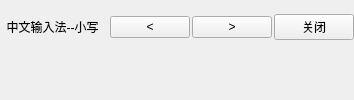
       <widget class="QWidget" name="widgetTop" native="true">
        <property name="styleSheet">
         <string notr="true">border-width:0px;</string>
        </property>
        <layout class="QVBoxLayout" name="verticalLayout">
         <property name="spacing">
          <number>6</number>
         </property>
         <property name="leftMargin">
          <number>0</number>
         </property>
         <property name="topMargin">
          <number>0</number>
         </property>
         <property name="rightMargin">
          <number>0</number>
         </property>
         <property name="bottomMargin">
          <number>0</number>
         </property>
         <item>
          <layout class="QHBoxLayout" name="lay1">
           <property name="spacing">
            <number>2</number>
           </property>
           <item>
            <widget class="QLabel" name="lab_Title">
             <property name="sizePolicy">
              <sizepolicy hsizetype="Preferred" vsizetype="Minimum">
               <horstretch>0</horstretch>
               <verstretch>0</verstretch>
              </sizepolicy>
             </property>
             <property name="minimumSize">
              <size>
               <width>0</width>
               <height>25</height>
              </size>
             </property>
             <property name="text">
              <string>  中文输入法--小写</string>
             </property>
            </widget>
           </item>
           <item>
            <widget class="QLabel" name="labPY">
             <property name="sizePolicy">
              <sizepolicy hsizetype="Expanding" vsizetype="Preferred">
               <horstretch>0</horstretch>
               <verstretch>0</verstretch>
              </sizepolicy>
             </property>
             <property name="text">
              <string/>
             </property>
             <property name="alignment">
              <set>Qt::AlignCenter</set>
             </property>
            </widget>
           </item>
           <item>
            <widget class="QPushButton" name="btnPre">
             <property name="focusPolicy">
              <enum>Qt::NoFocus</enum>
             </property>
             <property name="styleSheet">
              <string notr="true"/>
             </property>
             <property name="text">
              <string>&lt;</string>
             </property>
            </widget>
           </item>
           <item>
            <widget class="QPushButton" name="btnNext">
             <property name="focusPolicy">
              <enum>Qt::NoFocus</enum>
             </property>
             <property name="styleSheet">
              <string notr="true"/>
             </property>
             <property name="text">
              <string>&gt;</string>
             </property>
            </widget>
           </item>
           <item>
            <widget class="QPushButton" name="btnClose">
             <property name="focusPolicy">
              <enum>Qt::NoFocus</enum>
             </property>
             <property name="styleSheet">
              <string notr="true"/>
             </property>
             <property name="text">
              <string>关闭</string>
             </property>
            </widget>
           </item>
          </layout>
         </item>
         <item>
          <layout class="QHBoxLayout" name="lay2">
           <property name="spacing">
            <number>0</number>
           </property>
           <item>
            <widget class="QLabel" name="labCh0">
             <property name="sizePolicy">
              <sizepolicy hsizetype="Preferred" vsizetype="Fixed">
               <horstretch>0</horstretch>
               <verstretch>0</verstretch>
              </sizepolicy>
             </property>
             <property name="minimumSize">
              <size>
               <width>0</width>
               <height>25</height>
              </size>
             </property>
             <property name="text">
              <string/>
             </property>
             <property name="alignment">
              <set>Qt::AlignCenter</set>
             </property>
            </widget>
           </item>
           <item>
            <widget class="QLabel" name="labCh1">
             <property name="sizePolicy">
              <sizepolicy hsizetype="Preferred" vsizetype="Fixed">
               <horstretch>0</horstretch>
               <verstretch>0</verstretch>
              </sizepolicy>
             </property>
             <property name="minimumSize">
              <size>
               <width>0</width>
               <height>25</height>
              </size>
             </property>
             <property name="text">
              <string/>
             </property>
             <property name="alignment">
              <set>Qt::AlignCenter</set>
             </property>
            </widget>
           </item>
           <item>
            <widget class="QLabel" name="labCh2">
             <property name="sizePolicy">
              <sizepolicy hsizetype="Preferred" vsizetype="Fixed">
               <horstretch>0</horstretch>
               <verstretch>0</verstretch>
              </sizepolicy>
             </property>
             <property name="minimumSize">
              <size>
               <width>0</width>
               <height>25</height>
              </size>
             </property>
             <property name="text">
              <string/>
             </property>
             <property name="alignment">
              <set>Qt::AlignCenter</set>
             </property>
            </widget>
           </item>
           <item>
            <widget class="QLabel" name="labCh3">
             <property name="sizePolicy">
              <sizepolicy hsizetype="Preferred" vsizetype="Fixed">
               <horstretch>0</horstretch>
               <verstretch>0</verstretch>
              </sizepolicy>
             </property>
             <property name="minimumSize">
              <size>
               <width>0</width>
               <height>25</height>
              </size>
             </property>
             <property name="text">
              <string/>
             </property>
             <property name="alignment">
              <set>Qt::AlignCenter</set>
             </property>
            </widget>
           </item>
           <item>
            <widget class="QLabel" name="labCh4">
             <property name="sizePolicy">
              <sizepolicy hsizetype="Preferred" vsizetype="Fixed">
               <horstretch>0</horstretch>
               <verstretch>0</verstretch>
              </sizepolicy>
             </property>
             <property name="minimumSize">
              <size>
               <width>0</width>
               <height>25</height>
              </size>
             </property>
             <property name="text">
              <string/>
             </property>
             <property name="alignment">
              <set>Qt::AlignCenter</set>
             </property>
            </widget>
           </item>
           <item>
            <widget class="QLabel" name="labCh5">
             <property name="sizePolicy">
              <sizepolicy hsizetype="Preferred" vsizetype="Fixed">
               <horstretch>0</horstretch>
               <verstretch>0</verstretch>
              </sizepolicy>
             </property>
             <property name="minimumSize">
              <size>
               <width>0</width>
               <height>25</height>
              </size>
             </property>
             <property name="text">
              <string/>
             </property>
             <property name="alignment">
              <set>Qt::AlignCenter</set>
             </property>
            </widget>
           </item>
           <item>
            <widget class="QLabel" name="labCh6">
             <property name="sizePolicy">
              <sizepolicy hsizetype="Preferred" vsizetype="Fixed">
               <horstretch>0</horstretch>
               <verstretch>0</verstretch>
              </sizepolicy>
             </property>
             <property name="minimumSize">
              <size>
               <width>0</width>
               <height>25</height>
              </size>
             </property>
             <property name="text">
              <string/>
             </property>
             <property name="alignment">
              <set>Qt::AlignCenter</set>
             </property>
            </widget>
           </item>
           <item>
            <widget class="QLabel" name="labCh7">
             <property name="sizePolicy">
              <sizepolicy hsizetype="Preferred" vsizetype="Fixed">
               <horstretch>0</horstretch>
               <verstretch>0</verstretch>
              </sizepolicy>
             </property>
             <property name="minimumSize">
              <size>
               <width>0</width>
               <height>25</height>
              </size>
             </property>
             <property name="text">
              <string/>
             </property>
             <property name="alignment">
              <set>Qt::AlignCenter</set>
             </property>
            </widget>
           </item>
           <item>
            <widget class="QLabel" name="labCh8">
             <property name="sizePolicy">
              <sizepolicy hsizetype="Preferred" vsizetype="Fixed">
               <horstretch>0</horstretch>
               <verstretch>0</verstretch>
              </sizepolicy>
             </property>
             <property name="minimumSize">
              <size>
               <width>0</width>
               <height>25</height>
              </size>
             </property>
             <property name="text">
              <string/>
             </property>
             <property name="alignment">
              <set>Qt::AlignCenter</set>
             </property>
            </widget>
           </item>
           <item>
            <widget class="QLabel" name="labCh9">
             <property name="sizePolicy">
              <sizepolicy hsizetype="Preferred" vsizetype="Fixed">
               <horstretch>0</horstretch>
               <verstretch>0</verstretch>
              </sizepolicy>
             </property>
             <property name="minimumSize">
              <size>
               <width>0</width>
               <height>25</height>
              </size>
             </property>
             <property name="text">
              <string/>
             </property>
             <property name="alignment">
              <set>Qt::AlignCenter</set>
             </property>
            </widget>
           </item>
          </layout>
         </item>
        </layout>
       </widget>
